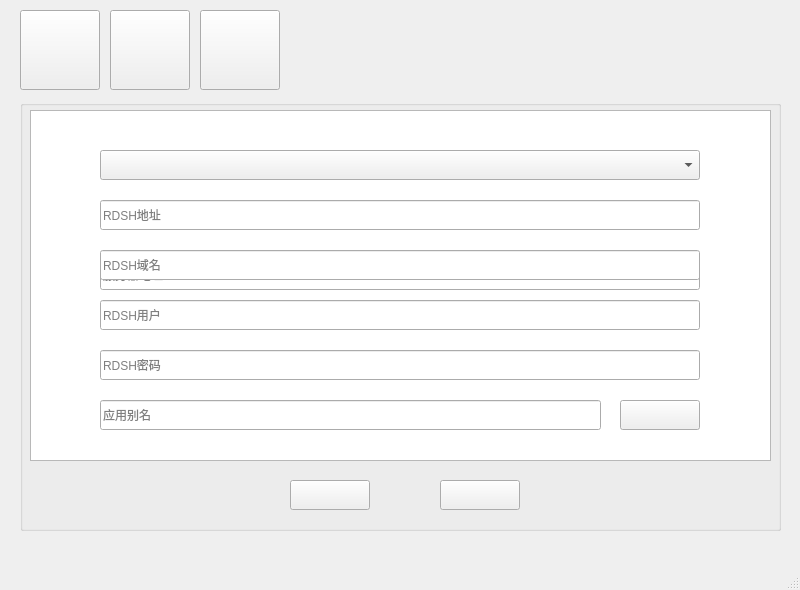
<?xml version="1.0" encoding="UTF-8"?>
<ui version="4.0">
 <class>MainWindow</class>
 <widget class="QMainWindow" name="MainWindow">
  <property name="geometry">
   <rect>
    <x>0</x>
    <y>0</y>
    <width>800</width>
    <height>590</height>
   </rect>
  </property>
  <property name="minimumSize">
   <size>
    <width>800</width>
    <height>590</height>
   </size>
  </property>
  <property name="maximumSize">
   <size>
    <width>800</width>
    <height>600</height>
   </size>
  </property>
  <property name="windowTitle">
   <string>远程协作工具</string>
  </property>
  <widget class="QWidget" name="centralwidget">
   <widget class="QPushButton" name="query">
    <property name="geometry">
     <rect>
      <x>20</x>
      <y>10</y>
      <width>80</width>
      <height>80</height>
     </rect>
    </property>
    <property name="text">
     <string/>
    </property>
   </widget>
   <widget class="QPushButton" name="publish">
    <property name="geometry">
     <rect>
      <x>110</x>
      <y>10</y>
      <width>80</width>
      <height>80</height>
     </rect>
    </property>
    <property name="text">
     <string/>
    </property>
   </widget>
   <widget class="QPushButton" name="config">
    <property name="geometry">
     <rect>
      <x>200</x>
      <y>10</y>
      <width>80</width>
      <height>80</height>
     </rect>
    </property>
    <property name="text">
     <string/>
    </property>
   </widget>
   <widget class="QGroupBox" name="groupBox">
    <property name="geometry">
     <rect>
      <x>20</x>
      <y>100</y>
      <width>761</width>
      <height>431</height>
     </rect>
    </property>
    <property name="title">
     <string/>
    </property>
    <widget class="QListWidget" name="list">
     <property name="geometry">
      <rect>
       <x>10</x>
       <y>10</y>
       <width>741</width>
       <height>351</height>
      </rect>
     </property>
    </widget>
    <widget class="QPushButton" name="confirm">
     <property name="geometry">
      <rect>
       <x>270</x>
       <y>380</y>
       <width>80</width>
       <height>30</height>
      </rect>
     </property>
     <property name="text">
      <string/>
     </property>
    </widget>
    <widget class="QPushButton" name="cancel">
     <property name="geometry">
      <rect>
       <x>420</x>
       <y>380</y>
       <width>80</width>
       <height>30</height>
      </rect>
     </property>
     <property name="text">
      <string/>
     </property>
    </widget>
    <widget class="QLineEdit" name="server_url">
     <property name="geometry">
      <rect>
       <x>80</x>
       <y>160</y>
       <width>600</width>
       <height>30</height>
      </rect>
     </property>
     <property name="placeholderText">
      <string>服务器地址</string>
     </property>
    </widget>
    <widget class="QLineEdit" name="rdsh_url">
     <property name="enabled">
      <bool>true</bool>
     </property>
     <property name="geometry">
      <rect>
       <x>80</x>
       <y>100</y>
       <width>600</width>
       <height>30</height>
      </rect>
     </property>
     <property name="placeholderText">
      <string>RDSH地址</string>
     </property>
    </widget>
    <widget class="QLineEdit" name="rdsh_domain">
     <property name="enabled">
      <bool>true</bool>
     </property>
     <property name="geometry">
      <rect>
       <x>80</x>
       <y>150</y>
       <width>600</width>
       <height>30</height>
      </rect>
     </property>
     <property name="placeholderText">
      <string>RDSH域名</string>
     </property>
    </widget>
    <widget class="QLineEdit" name="rdsh_user">
     <property name="enabled">
      <bool>true</bool>
     </property>
     <property name="geometry">
      <rect>
       <x>80</x>
       <y>200</y>
       <width>600</width>
       <height>30</height>
      </rect>
     </property>
     <property name="placeholderText">
      <string>RDSH用户</string>
     </property>
    </widget>
    <widget class="QLineEdit" name="rdsh_password">
     <property name="enabled">
      <bool>true</bool>
     </property>
     <property name="geometry">
      <rect>
       <x>80</x>
       <y>250</y>
       <width>600</width>
       <height>30</height>
      </rect>
     </property>
     <property name="echoMode">
      <enum>QLineEdit::Password</enum>
     </property>
     <property name="placeholderText">
      <string>RDSH密码</string>
     </property>
    </widget>
    <widget class="QLineEdit" name="app_alias">
     <property name="enabled">
      <bool>true</bool>
     </property>
     <property name="geometry">
      <rect>
       <x>80</x>
       <y>300</y>
       <width>501</width>
       <height>30</height>
      </rect>
     </property>
     <property name="placeholderText">
      <string>应用别名</string>
     </property>
    </widget>
    <widget class="QComboBox" name="publish_type">
     <property name="geometry">
      <rect>
       <x>80</x>
       <y>50</y>
       <width>600</width>
       <height>30</height>
      </rect>
     </property>
     <property name="currentIndex">
      <number>-1</number>
     </property>
    </widget>
    <widget class="QPushButton" name="app_view">
     <property name="enabled">
      <bool>true</bool>
     </property>
     <property name="geometry">
      <rect>
       <x>600</x>
       <y>300</y>
       <width>80</width>
       <height>30</height>
      </rect>
     </property>
     <property name="text">
      <string/>
     </property>
    </widget>
   </widget>
  </widget>
  <widget class="QMenuBar" name="menubar">
   <property name="geometry">
    <rect>
     <x>0</x>
     <y>0</y>
     <width>800</width>
     <height>23</height>
    </rect>
   </property>
  </widget>
  <widget class="QStatusBar" name="statusbar"/>
 </widget>
 <resources/>
 <connections/>
</ui>
